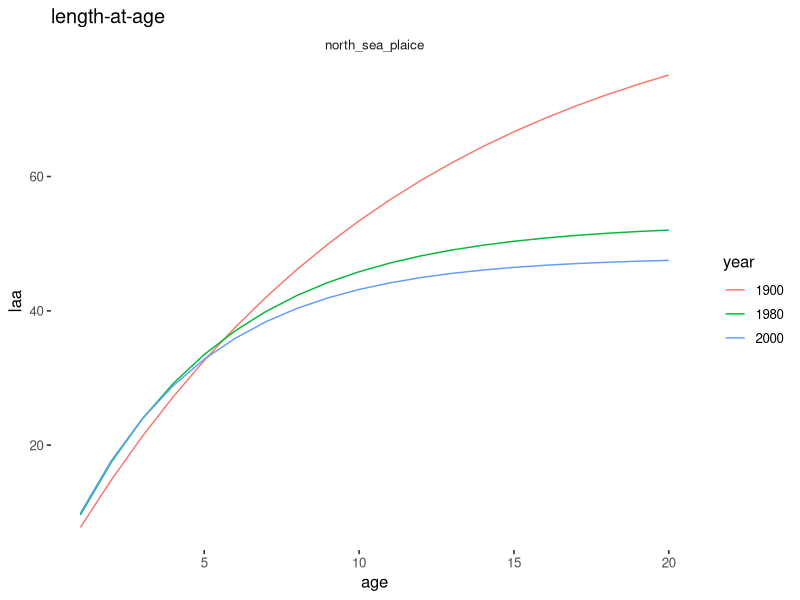
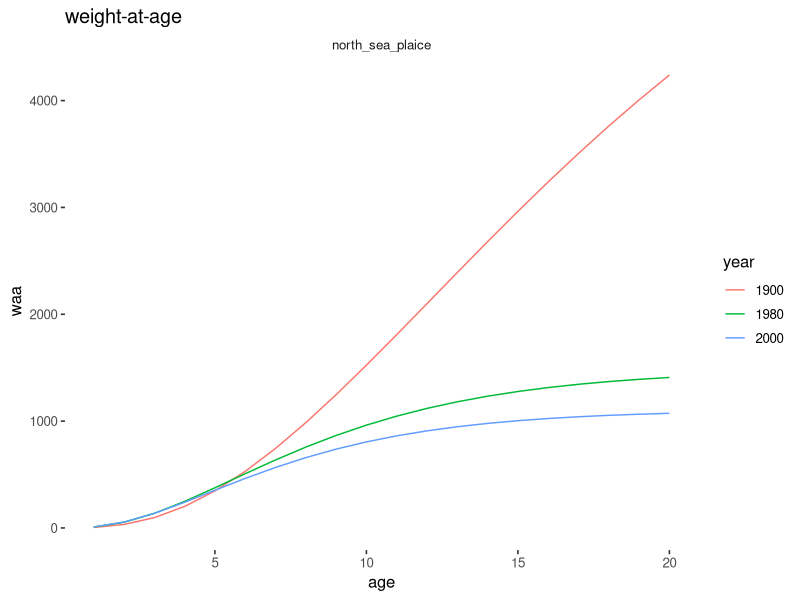
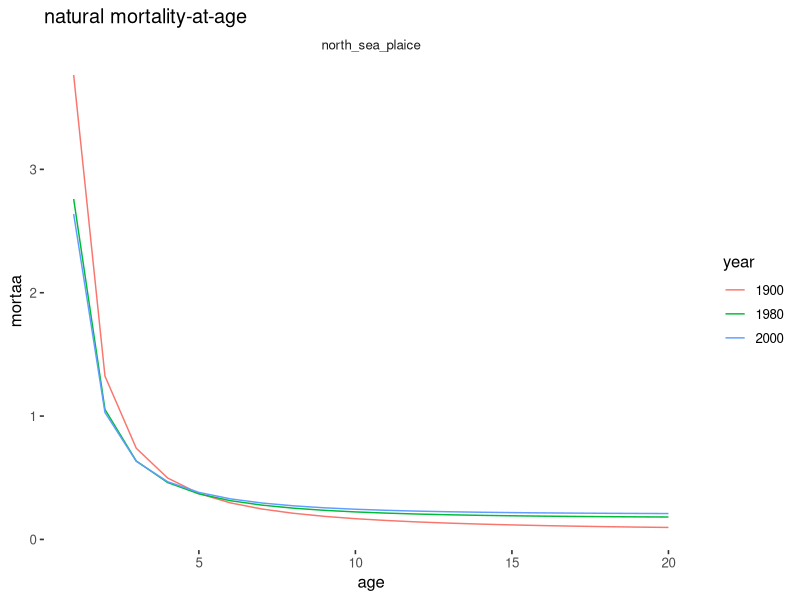
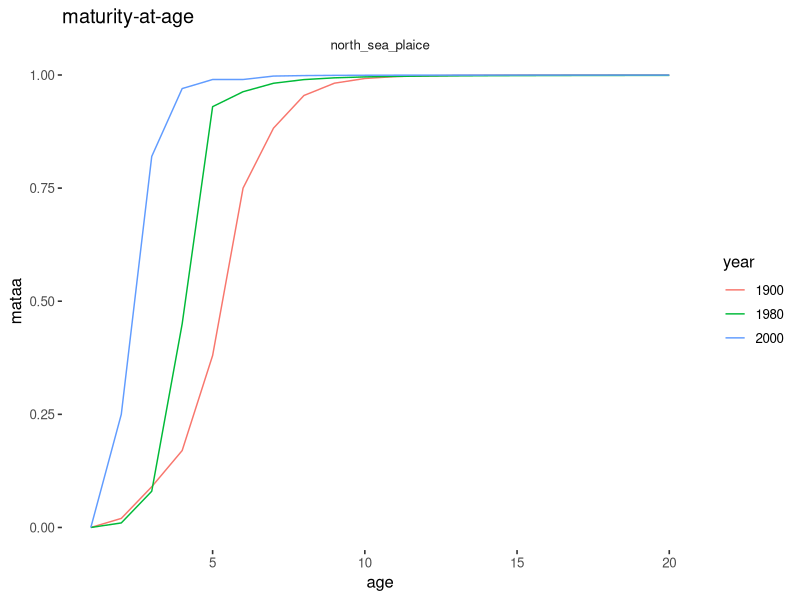
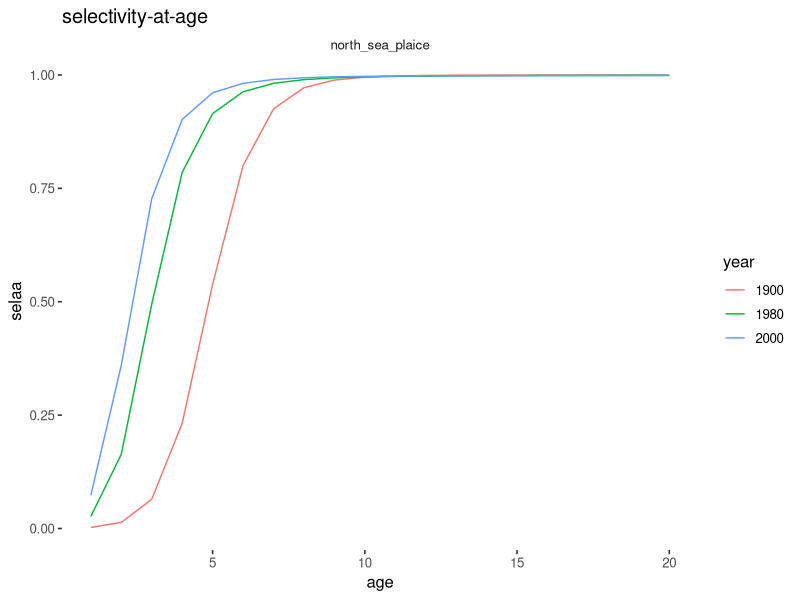
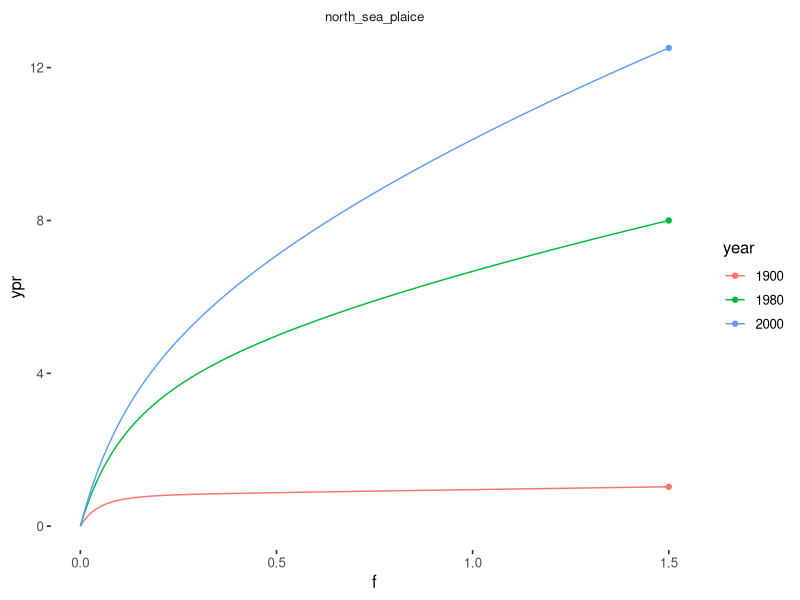
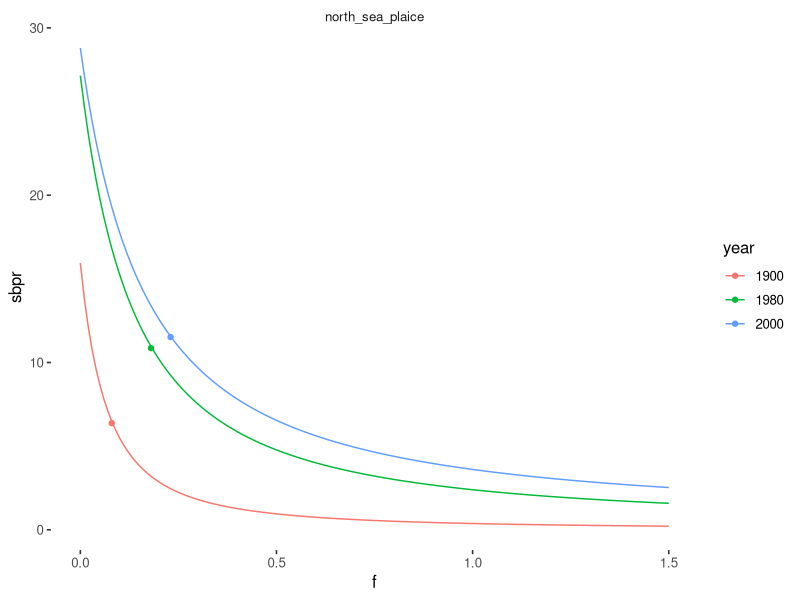
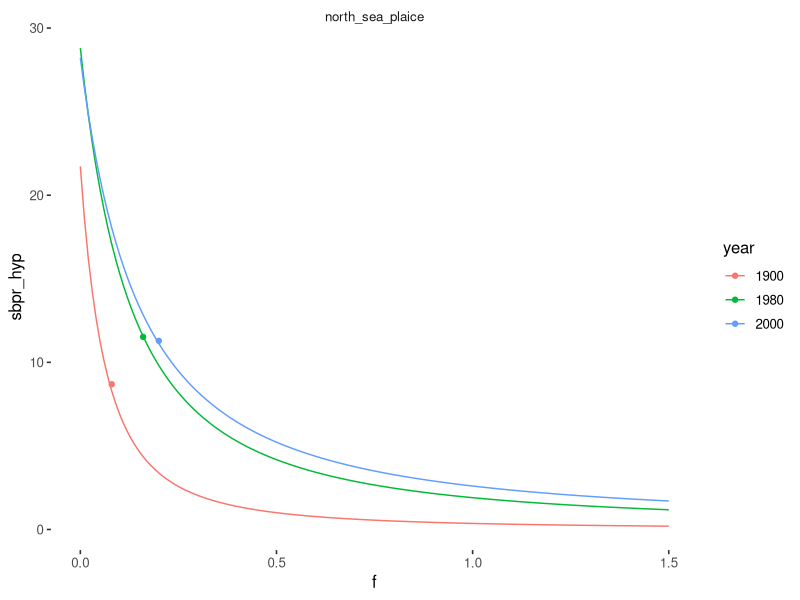

Reproduce these figures in R, in order.
## ---- chunk 1

rm(list = ls()) # clear memory

ypr_age<-function(specs_in,proj_yr,input_f)
{
 eq_yield<-rep(0,length(input_f))
 eq_sbpr<-rep(0,length(input_f))
 eq_sbpr_hyper<-rep(0,length(input_f))
 
for(f in 1:length(input_f))
{
 n_at_age<-matrix(ncol=nrow(specs_in),nrow=proj_yr)
 y_at_age<-matrix(ncol=nrow(specs_in),nrow=proj_yr)
 
 n_at_age[1,1]<-1
 for(z in 2:ncol(n_at_age))
   n_at_age[1,z]<-n_at_age[1,z-1]*exp(-specs_in$nat_m[z-1])
 
 for(x in 2:nrow(n_at_age))
 {
   n_at_age[x,1]<-1
  for(y in 2:(ncol(n_at_age)-1)) 
  {
    n_at_age[x,y]<-n_at_age[x-1,y-1]*exp(-(specs_in$nat_m[y-1]+input_f[f]*specs_in$fish_sel[y]))
    y_at_age[x,y]<-n_at_age[x-1,y-1]* (input_f[f]*specs_in$fish_sel[y]/(specs_in$nat_m[y-1]+input_f[f]*specs_in$fish_sel[y]))*
      (1-exp(-(specs_in$nat_m[y-1]+input_f[f]*specs_in$fish_sel[y])))
  }
   # plus group
   y<-ncol(n_at_age)
   n_at_age[x,y]<-n_at_age[x-1,y-1]*exp(-(specs_in$nat_m[y-1]+input_f[f]*specs_in$fish_sel[y])) + n_at_age[x-1,y]*exp(-(specs_in$nat_m[y]+input_f[f]*specs_in$fish_sel[y]))
   y_at_age[x,y]<-n_at_age[x-1,y-1]* (input_f[f]*specs_in$fish_sel[y]/(specs_in$nat_m[y-1]+input_f[f]*specs_in$fish_sel[y]))*(1-exp(-(specs_in$nat_m[y-1]+input_f[f]*specs_in$fish_sel[y]))) +
                  n_at_age[x-1,y]  * (input_f[f]*specs_in$fish_sel[y]/(specs_in$nat_m[y]+input_f[f]*specs_in$fish_sel[y]))  *(1-exp(-(specs_in$nat_m[y]+input_f[f]*specs_in$fish_sel[y])))
   
   
 }
 eq_yield[f]<-sum(y_at_age[proj_yr-1,]*specs_in$weight,na.rm=T)
 eq_sbpr[f]<-sum(n_at_age[proj_yr-1,]*specs_in$weight*specs_in$prob_mature,na.rm=T)
 #for hyperallometric allocation without species specific information reproduction output scales with body weight with the average species specific exponent of 1.18. Because this makes total repr output much higher and harder to compare with linear sbpr we can scale it by 1/3 or so
 eq_sbpr_hyper[f]<-sum(n_at_age[proj_yr-1,]*(0.33*specs_in$weight^1.18)*specs_in$prob_mature,na.rm=T)
} 
 list(ypr=eq_yield,sbpr=eq_sbpr,sbpr_hyper=eq_sbpr_hyper, f=input_f)
  
}


## ---- chunk 2

specs<-data.frame(read.csv("basic_example/example_age_specs.csv"))
library(ggplot2, cowplot)

#Von Bertalanffy growth function (3 parameter)
vb_length <- function (Linf, vbk, t0, ages) 
{
    return(Linf * (1 - exp(-vbk * (ages - t0))))
}

vb_length_l0 <- function (Linf, vbk, L0, ages) 
{
    return(Linf - (Linf-L0)*exp(-vbk*ages))
}


## Gislason et al. 2010 mortality at length function that takes laa as a vector of lengths at age
mort_length <- function (laa, Linf, vbk) 
  {
  return(exp(0.55-1.61*log(laa)+1.44*log(Linf)+log(vbk)))
}

## Cody might have a different function for maturity probability. Here I am using Malcolm Haddon's function from mqmf package, which is based on a and b parameters. 
# 1/(1+(1/exp(a + b x sizeage)))
# Lm50 = -a/b and the inter-quartile distance is 2.log(3)/b 
# same function can be used for maturity at age, but a and b will be of course different then
# we also use the same function for selectivity at size

mat_size <- function (a, b, sizeage) 
{
    term <- exp(a + b * sizeage)
    ans <- term/(1 + term)
    return(ans)
}

## ---- chunk 3

ages <- seq(0,20,1) 
years <- c(1900,1980,2000)
vbk <- c(0.09, 0.2, 0.23) #values for 1900, 1980, 2000 - females only
Linf <- c(90,53,48)
Lmat <- c(38,32,28) # this is a little hard to infer as maturation is given as 50% probability at different ages. So we take ages where maturation prob is ca 50% and look at length  
#t0 <- c(-1, -0.9, -0.8) # Walraven did not provide t0. They assumed L0 = 0. 
L0 <- c(0,0,0)  

#to convert length to weight I am using generic parameters
LWa <- 0.01
LWb <- 3

# If maturation data at age is not available we can use logistic function to get maturation probability. I am not sure whether there is a standardised way to derive a and b parameters when only length at 50% is available (some spread must be assumed), Here I just derived them using trial and error to ensure we get approximately similar values as are given in Lmat above
mat_a <- c(-8.5, -6, -5.5)
mat_b <- c(0.25, 0.25, 0.3)

## if you want to explore this further 
#  a <- -6 #less negative values reduce Lm50
#  b <- 0.25 # higher values (above 0.2) make a steeper function
#  -a/b # this will give Lm50
#  round(mat_size(a,b,sizeage=laa),3)

# Use the same function for selectivity at age, but assume that 50% selectivity is a bit earlier than 50% maturity and the function is even steeper
sel_a <- c(-8, -6, -5)
sel_b <- c(0.25, 0.25, 0.25)
#  -a/b # this will give Lm50
#round(mat_size(sel_a[1],sel_b[1],sizeage=laa1),3)
## ---- chunk 4

life_hist <-data.frame(laa=NULL,waa=NULL,maa=NULL,saa=NULL,mortaa=NULL,year=NULL,species=NULL)

 unq_values<-unique(vbk)
 
  for(y in 1:length(unq_values)) {

## length at age for growth parameters    
  laa <- vb_length_l0(Linf[y], vbk[y], L0[y], ages)
#weight at age assuming universal conversion (0.01 and 3)
  waa <- LWa*laa^LWb
#maturity at age in cases where we don't have age specific maturity data. Check mat_a and mat_b values, to make sure they make sense
  maa <- mat_size(mat_a[y], mat_b[y], laa)
#selectivity at age, using the same logistic function but slightly different parameters
  saa <- mat_size(sel_a[y], sel_b[y], laa)
#mortality at age assuming Gislason et al. 2010 equation 
  mortaa <- mort_length(laa, Linf[y], vbk[y])
  
  life_hist <- rbind(life_hist,data.frame(cbind(age = ages, laa = laa, waa = waa, mataa = maa, selaa = saa, mortaa = mortaa, year= rep(years[y], length(laa)))))
}

 # the L0 based vB curve give 0 size at age 0, which give infinite mortality and wrecks calculations. So I just delete it 
life_hist <- life_hist[-which(life_hist$waa == 0),]
life_hist$species <- "north_sea_plaice"
life_hist$year<-as.character(life_hist$year)

## format for ypr_age function
specs2 <- data.frame(round(cbind(life_hist$waa, life_hist$selaa, life_hist$mataa, life_hist$mortaa),3))
specs2$year <- life_hist$year
specs2$species <- life_hist$species
colnames(specs2) <- colnames(specs)
 
## ---- chunk 5
## for North Sea plaice we actually have maturation at age up to age 5 or 6 in Table 1. So after checking that logistic equation based values are compatible with observations we replace the first 5-6 values. This is manual part, should to be fixed 

life_hist$mataa[which(life_hist$year == 1900)][1:6] <- c(0, 0.02, 0.09, 0.17, 0.38, 0.75)
life_hist$mataa[which(life_hist$year == 1980)][1:5] <- c(0, 0.01, 0.08, 0.45, 0.93)
life_hist$mataa[which(life_hist$year == 2000)][1:6] <- c(0, 0.25, 0.82, 0.97, 0.99, 0.99)

#library(ggplot2)
.THEME    = theme_bw(base_size = 12, base_family = "") +
  theme(strip.text.x = element_text(margin= margin(1,0,1,0)),
        panel.grid.major = element_blank(), 
        panel.grid.minor = element_blank(),
        panel.border = element_blank(),
        panel.background = element_blank(),
        strip.background = element_rect(color="white",fill="white"))

#==YPR
laa<-ggplot(life_hist)+
  geom_line(aes(x= age,y= laa,color=year))+
  facet_wrap(~species, scales ='free') +
  ggtitle("length-at-age") +
  .THEME

waa <-ggplot(life_hist)+
  geom_line(aes(x= age,y= waa,color=year))+
  facet_wrap(~species, scales ='free') +
  ggtitle("weight-at-age") +
  .THEME

maa <-ggplot(life_hist)+
  geom_line(aes(x= age,y= mataa,color=year))+
  facet_wrap(~species, scales ='free') +
  ggtitle("maturity-at-age") +
  .THEME

saa <-ggplot(life_hist)+
  geom_line(aes(x= age,y= selaa,color=year))+
  facet_wrap(~species, scales ='free') +
  ggtitle("selectivity-at-age") +
  .THEME

mortaa <-ggplot(life_hist)+
  geom_line(aes(x= age,y= mortaa,color=year))+
  facet_wrap(~species, scales ='free') +
  ggtitle("natural mortality-at-age") +
  .THEME

print(laa)
print(waa)
print(mortaa)
print(maa)
print(saa)

# ggpubr::ggarrange(laa, waa, mortaa, ncol = 3, nrow = 1)
# ggpubr::ggarrange(maa, saa, ncol = 2, nrow = 1)


  
## ---- chunk 6
specs <- specs2

proj_yr<-100
input_f<-seq(0.00,1.5,0.01)

unq_stock<-unique(specs$species)
big_out <-data.frame(ypr=NULL,sbpr=NULL,sbpr_hyp=NULL,f=NULL,year=NULL,stock=NULL)
big_out_sum <-data.frame(max_ypr=NULL,fmax=NULL,B40=NULL,F40=NULL,B40hyp=NULL,F40hyp=NULL,year=NULL,stock=NULL)
for(x in 1:length(unq_stock))
  
{
  specs_use<-dplyr::filter(specs, species == unq_stock[x])
  unq_years<-unique(specs_use$year)
  for(y in 1:length(unq_years))
  {
    #==ypr and sbpr curves
    specs_use2<-dplyr::filter(specs_use, year == unq_years[y])
    outs<-ypr_age(specs_in=specs_use2,proj_yr=100,input_f=input_f)
    big_out<-rbind(big_out,data.frame(ypr=outs$ypr,sbpr=outs$sbpr,sbpr_hyp=outs$sbpr_hyper,f=outs$f,year=rep(unq_years[y],length(input_f)), stock=rep(unq_stock[x],length(input_f))))
    #==reference points
    #=find f_max and max_ypr
    max_ypr<-max(outs$ypr)
    f_max<-outs$f[which(outs$ypr==max(outs$ypr))]

    #=find B40 and F40
    B_40<-outs$sbpr[1]*.40
    F_40<-outs$f[which(abs(outs$sbpr-B_40)==min(abs(outs$sbpr-B_40)))]
    
    #=find B40 and F40 with hyperallometric allocation
    B_40_hyp<-outs$sbpr_hyper[1]*.40
    F_40_hyp<-outs$f[which(abs(outs$sbpr_hyper-B_40_hyp)==min(abs(outs$sbpr_hyper-B_40_hyp)))]
    
    big_out_sum<-rbind(big_out_sum,data.frame(max_ypr=max_ypr,f_max=f_max,B40=B_40,F40=F_40,B40hyp=B_40_hyp, F40hyp = F_40_hyp, year=unq_years[y],stock=unq_stock[x]))
  }
}
big_out$year<-as.character(big_out$year)
big_out_sum$year<-as.character(big_out_sum$year)

## ---- chunk 7
#library(ggplot2)
.THEME    = theme_bw(base_size = 12, base_family = "") +
  theme(strip.text.x = element_text(margin= margin(1,0,1,0)),
        panel.grid.major = element_blank(), 
        panel.grid.minor = element_blank(),
        panel.border = element_blank(),
        panel.background = element_blank(),
        strip.background = element_rect(color="white",fill="white"))

#==YPR
p<-ggplot(big_out)+
  geom_line(aes(x=f,y=ypr,color=year))+
  geom_point(data=big_out_sum,aes(x=f_max,y=max_ypr,color=year))+
  facet_wrap(~stock, scales ='free') +
  .THEME

print(p)

#==SBPR
p<-ggplot(big_out)+
  geom_line(aes(x=f,y=sbpr,color=year))+
  geom_point(data=big_out_sum,aes(x=F40,y=B40,color=year))+
  facet_wrap(~stock, scales ='free') +
  .THEME
print(p)

#==SBPR with hyperallometric allocation
p<-ggplot(big_out)+
  geom_line(aes(x=f,y=sbpr_hyp,color=year))+
  geom_point(data=big_out_sum,aes(x=F40hyp,y=B40hyp,color=year))+
  facet_wrap(~stock, scales ='free') +
  .THEME


print(p)
#==dots in these figures are the reference points

knitr::kable(big_out_sum[,c(1:7)], digits=3)

